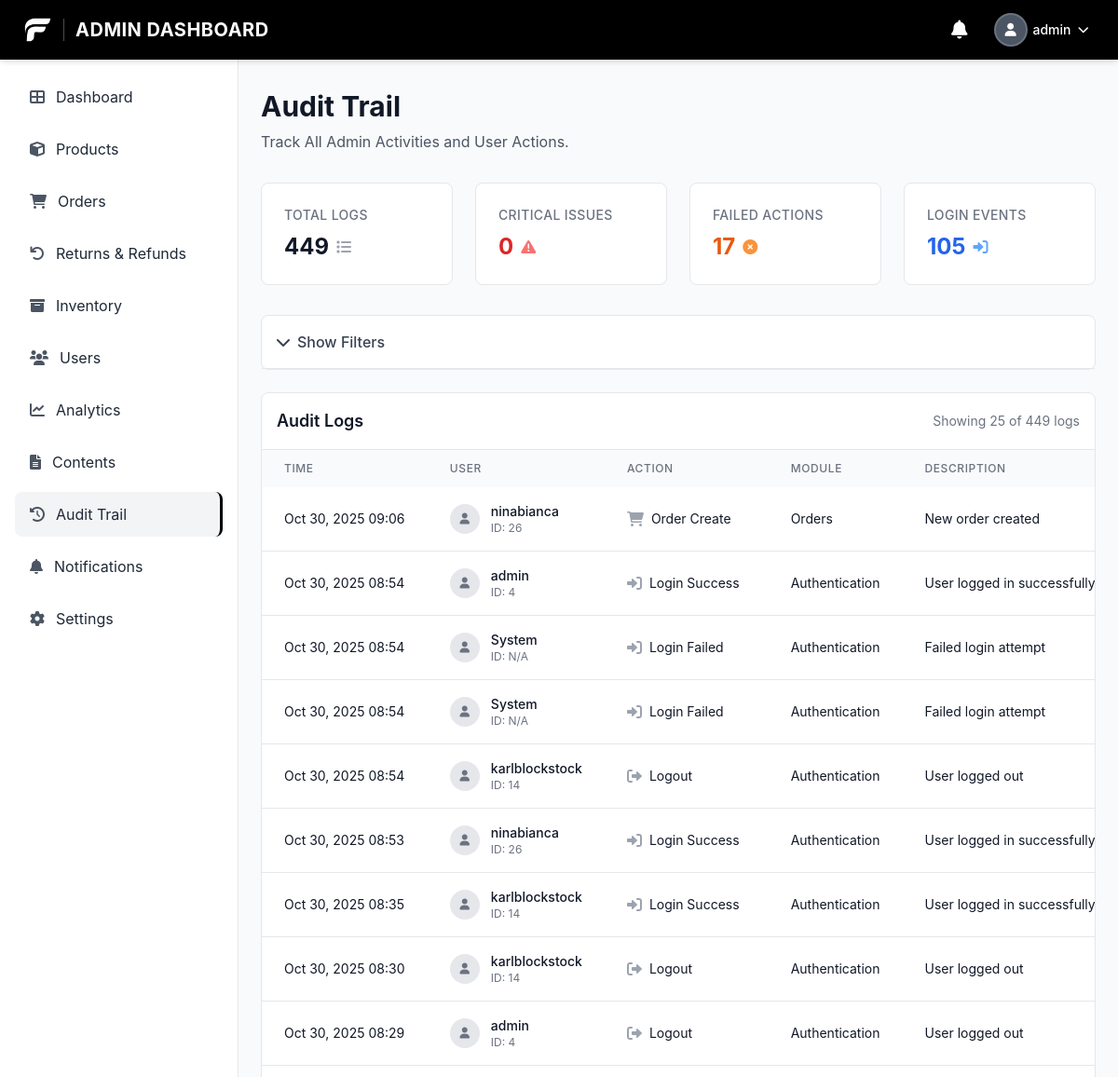
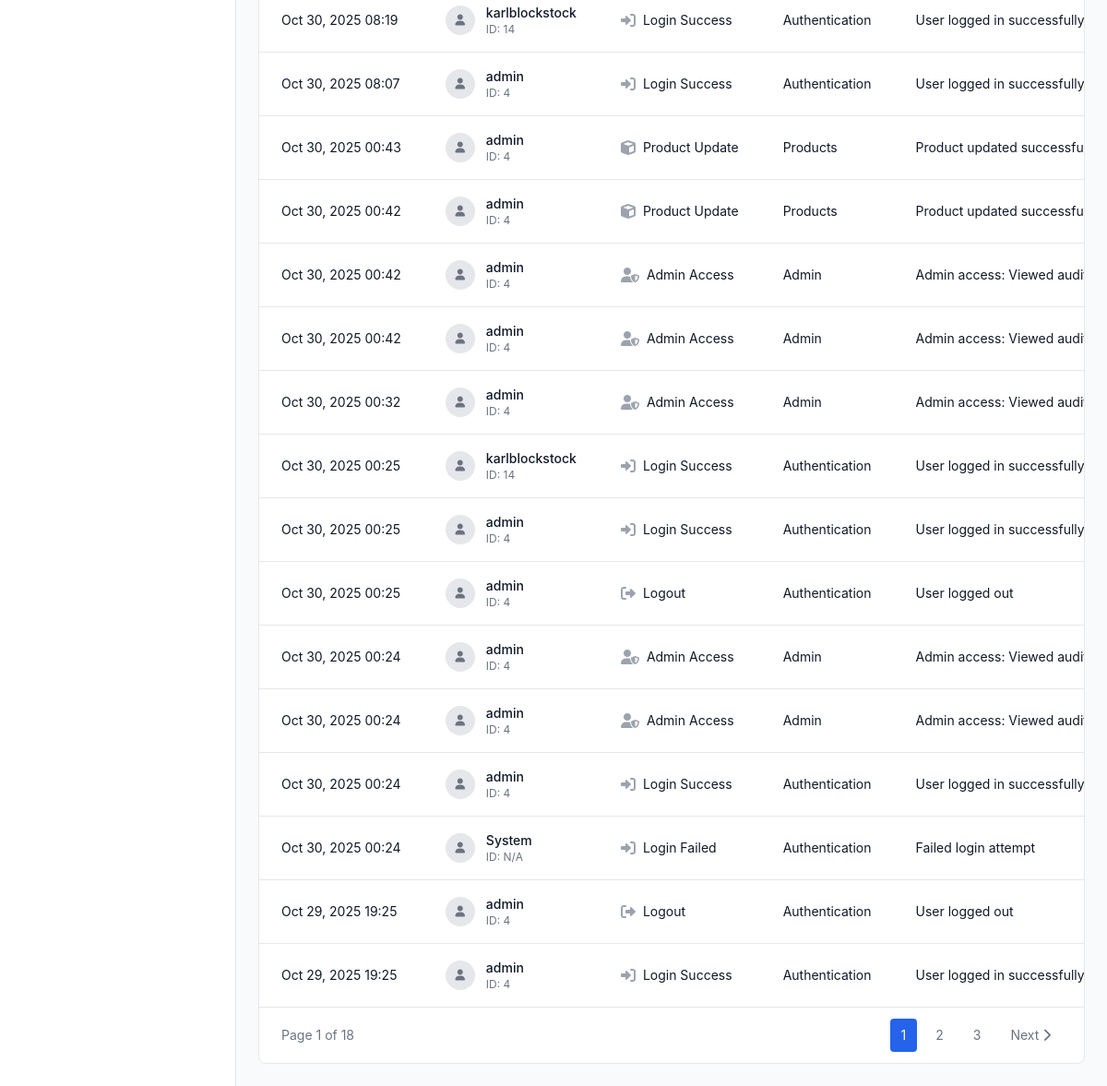
/admin/audit_logs.php (signed in), run on the app's committed database (2 pictures, top to bottom).
### tables this page shows
CREATE TABLE `audit_logs` (
  `audit_id` bigint(20) UNSIGNED NOT NULL,
  `user_id` bigint(20) UNSIGNED DEFAULT NULL COMMENT 'ID of the user who performed the action',
  `username` varchar(100) DEFAULT NULL COMMENT 'Username for quick reference',
  `action_type` enum('login_success','login_failed','logout','password_change','password_reset_request','password_reset_complete','profile_update','user_create','user_update','user_delete','user_status_change','product_create','product_update','product_delete','product_status_change','inventory_adjustment','order_create','order_update','order_status_change','order_cancel','order_refund','payment_process','payment_refund','promo_create','promo_update','promo_delete','promo_status_change','category_create','category_update','category_delete','subcategory_create','subcategory_update','subcategory_delete','shipping_fee_update','system_settings_change','admin_access','data_export','data_import','content_create','content_update','content_delete','content_archive','content_publish','other') NOT NULL COMMENT 'Type of action performed',
  `module` varchar(50) NOT NULL COMMENT 'Module/feature where action occurred (e.g., users, products, orders)',
  `description` text NOT NULL COMMENT 'Detailed description of the action',
  `old_values` longtext DEFAULT NULL COMMENT 'JSON of old values before change',
  `new_values` longtext DEFAULT NULL COMMENT 'JSON of new values after change',
  `ip_address` varchar(45) DEFAULT NULL COMMENT 'IP address of the user',
  `user_agent` text DEFAULT NULL COMMENT 'User agent string',
  `reference_id` bigint(20) UNSIGNED DEFAULT NULL COMMENT 'ID of the record being modified (e.g., product_id, order_id)',
  `reference_type` varchar(50) DEFAULT NULL COMMENT 'Type of reference (e.g., product, order, user)',
  `severity` enum('low','medium','high','critical') NOT NULL DEFAULT 'low' COMMENT 'Severity level of the action',
  `status` enum('success','failed','warning') NOT NULL DEFAULT 'success' COMMENT 'Status of the action',
  `created_at` timestamp NOT NULL DEFAULT current_timestamp()
);

### config/database.php (called while the page is built, shortened)
<?php
function getDBConnection() {
    try {
        $pdo = new PDO(
            "mysql:host=" . DB_HOST . ";dbname=" . DB_NAME . ";charset=utf8mb4",
            DB_USER,
            DB_PASS,
            [
                PDO::ATTR_ERRMODE => PDO::ERRMODE_EXCEPTION,
                PDO::ATTR_DEFAULT_FETCH_MODE => PDO::FETCH_ASSOC,
                PDO::ATTR_EMULATE_PREPARES => false
            ]
        );
        return $pdo;
    } catch (PDOException $e) {
        die("Database connection failed: " . $e->getMessage());
    }
}
?>

### config/audit_logger.php (called while the page is built, shortened)
<?php
require_once __DIR__ . '/database.php';
class AuditLogger {
    private $pdo;
    public function __construct() {
        $this->pdo = getDBConnection();
    }
    public function getLogs($filters = [], $limit = 50, $offset = 0) {
        $whereConditions = [];
        $params = [];
        $whereClause = !empty($whereConditions) ? 'WHERE ' . implode(' AND ', $whereConditions) : '';
        $sql = "
            SELECT al.*, u.username as user_username, u.email as user_email
            FROM audit_logs al
            LEFT JOIN users u ON al.user_id = u.user_id
            {$whereClause}
            ORDER BY al.created_at DESC
            LIMIT ? OFFSET ?
        ";
        $params[] = $limit;
        $params[] = $offset;
        $stmt = $this->pdo->prepare($sql);
        $stmt->execute($params);
        return $stmt->fetchAll();
    }
    public function getLogStats($filters = []) {
        $whereConditions = [];
        $params = [];
        $whereClause = !empty($whereConditions) ? 'WHERE ' . implode(' AND ', $whereConditions) : '';
        $sql = "
            SELECT
                COUNT(*) as total_logs,
                COUNT(CASE WHEN severity = 'critical' THEN 1 END) as critical_logs,
                COUNT(CASE WHEN severity = 'high' THEN 1 END) as high_logs,
                COUNT(CASE WHEN severity = 'medium' THEN 1 END) as medium_logs,
                COUNT(CASE WHEN severity = 'low' THEN 1 END) as low_logs,
                COUNT(CASE WHEN status = 'failed' THEN 1 END) as failed_logs,
                COUNT(CASE WHEN action_type LIKE '%login%' THEN 1 END) as login_logs,
                COUNT(CASE WHEN action_type LIKE '%delete%' THEN 1 END) as delete_logs
            FROM audit_logs
            {$whereClause}
        ";
        $stmt = $this->pdo->prepare($sql);
        $stmt->execute($params);
        return $stmt->fetch();
    }
}
?>

### admin/audit_logs.php (the view, shortened to what this page needs)
<?php
require_once '../config/database.php';
require_once '../config/audit_logger.php';
require_once '../includes/admin_sidebar.php';
$pdo = getDBConnection();
$auditLogger = new AuditLogger();
$auditLogger->logAdminAccess('Viewed audit logs', 'Accessed audit trail page');
$filters = [
    'user_id' => $_GET['user_id'] ?? '',
    'action_type' => $_GET['action_type'] ?? '',
    'module' => $_GET['module'] ?? '',
    'severity' => $_GET['severity'] ?? '',
    'date_from' => $_GET['date_from'] ?? '',
    'date_to' => $_GET['date_to'] ?? '',
    'search' => $_GET['search'] ?? ''
];
$filters = array_filter($filters, function($value) {
    return $value !== '';
});
$page = max(1, (int)($_GET['page'] ?? 1));
$limit = 25;
$offset = ($page - 1) * $limit;
$logs = $auditLogger->getLogs($filters, $limit, $offset);
$stats = $auditLogger->getLogStats($filters);
$countSql = "SELECT COUNT(*) FROM audit_logs";
$countParams = [];
$countStmt = $pdo->prepare($countSql);
$countStmt->execute($countParams);
$totalLogs = $countStmt->fetchColumn();
$totalPages = ceil($totalLogs / $limit);
function getActionTypeIcon($actionType) {
    if (strpos($actionType, 'login') !== false) return 'fas fa-sign-in-alt';
    if (strpos($actionType, 'logout') !== false) return 'fas fa-sign-out-alt';
    if (strpos($actionType, 'product') !== false) return 'fas fa-cube';
    if (strpos($actionType, 'order') !== false) return 'fas fa-shopping-cart';
    if (strpos($actionType, 'admin') !== false) return 'fas fa-user-shield';
    return 'fas fa-circle';
}
?>
<!DOCTYPE html>
<html lang="en">
<head>
    <script src="https://cdn.tailwindcss.com"></script>
    <link href="https://cdnjs.cloudflare.com/ajax/libs/font-awesome/6.0.0/css/all.min.css" rel="stylesheet">
    <link rel="stylesheet" href="../css/style.css">
</head>
<body class="font-body bg-gray-50">
    <?php require_once '../includes/admin_header.php'; ?>
    <main class="ml-64 pt-16 pb-6 px-6 pt-24">
        <div class="mb-8">
            <h1 class="text-3xl font-bold text-gray-900 mb-2">Audit Trail</h1>
            <p class="text-gray-600">Track All Admin Activities and User Actions.</p>
        </div>
        <div class="grid grid-cols-1 md:grid-cols-2 lg:grid-cols-4 gap-6 mb-8">
            <div class="stats-card bg-white rounded-lg p-6">
                <div class="flex items-center justify-between">
                    <div>
                        <h3 class="text-sm font-medium text-gray-500 uppercase tracking-wide">Total Logs</h3>
                        <div class="flex items-center mt-2">
                            <span class="text-2xl font-bold text-gray-900"><?php echo number_format($stats['total_logs']); ?></span>
                            <i class="fas fa-list text-gray-400 ml-2"></i>
                        </div>
                    </div>
                </div>
            </div>
            <div class="stats-card bg-white rounded-lg p-6">
                <div class="flex items-center justify-between">
                    <div>
                        <h3 class="text-sm font-medium text-gray-500 uppercase tracking-wide">Critical Issues</h3>
                        <div class="flex items-center mt-2">
                            <span class="text-2xl font-bold text-red-600"><?php echo number_format($stats['critical_logs']); ?></span>
                            <i class="fas fa-exclamation-triangle text-red-400 ml-2"></i>
                        </div>
                    </div>
                </div>
            </div>
            <div class="stats-card bg-white rounded-lg p-6">
                <div class="flex items-center justify-between">
                    <div>
                        <h3 class="text-sm font-medium text-gray-500 uppercase tracking-wide">Failed Actions</h3>
                        <div class="flex items-center mt-2">
                            <span class="text-2xl font-bold text-orange-600"><?php echo number_format($stats['failed_logs']); ?></span>
                            <i class="fas fa-times-circle text-orange-400 ml-2"></i>
                        </div>
                    </div>
                </div>
            </div>
            <div class="stats-card bg-white rounded-lg p-6">
                <div class="flex items-center justify-between">
                    <div>
                        <h3 class="text-sm font-medium text-gray-500 uppercase tracking-wide">Login Events</h3>
                        <div class="flex items-center mt-2">
                            <span class="text-2xl font-bold text-blue-600"><?php echo number_format($stats['login_logs']); ?></span>
                            <i class="fas fa-sign-in-alt text-blue-400 ml-2"></i>
                        </div>
                    </div>
                </div>
            </div>
        </div>
        <div class="bg-white rounded-lg border border-gray-200 mb-6">
            <div class="p-4 border-b border-gray-200">
                <button id="toggleFiltersBtn" onclick="toggleFilters()" class="flex items-center text-gray-700 hover:text-gray-900 font-medium">
                    <i class="fas fa-chevron-down mr-2"></i>Show Filters
                </button>
            </div>
        </div>
        <div class="bg-white rounded-lg border border-gray-200 overflow-hidden">
            <div class="p-4 border-b border-gray-200 flex items-center justify-between">
                <h3 class="text-lg font-semibold text-gray-900">Audit Logs</h3>
                <div class="text-sm text-gray-500">
                    Showing <?php echo count($logs); ?> of <?php echo number_format($totalLogs); ?> logs
                </div>
            </div>
            <?php if (empty($logs)): ?>
                <div class="text-center py-12">
                    <i class="fas fa-history text-4xl text-gray-300 mb-4"></i>
                    <p class="text-gray-500 text-lg">No audit logs found</p>
                    <p class="text-gray-400 text-sm">Try adjusting your filters or check back later</p>
                </div>
            <?php else: ?>
                <div class="overflow-x-auto">
                    <table class="w-full">
                        <thead class="bg-gray-50">
                            <tr>
                                <th class="px-6 py-3 text-left text-xs font-medium text-gray-500 uppercase tracking-wider">Time</th>
                                <th class="px-6 py-3 text-left text-xs font-medium text-gray-500 uppercase tracking-wider">User</th>
                                <th class="px-6 py-3 text-left text-xs font-medium text-gray-500 uppercase tracking-wider">Action</th>
                                <th class="px-6 py-3 text-left text-xs font-medium text-gray-500 uppercase tracking-wider">Module</th>
                                <th class="px-6 py-3 text-left text-xs font-medium text-gray-500 uppercase tracking-wider">Description</th>
                            </tr>
                        </thead>
                        <tbody class="bg-white divide-y divide-gray-200">
                            <?php foreach ($logs as $log): ?>
                                <tr class="log-row">
                                    <td class="px-6 py-4 whitespace-nowrap text-sm text-gray-900">
                                        <?php echo date('M j, Y H:i', strtotime($log['created_at'])); ?>
                                    </td>
                                    <td class="px-6 py-4 whitespace-nowrap">
                                        <div class="flex items-center">
                                            <div class="w-8 h-8 bg-gray-200 rounded-full flex items-center justify-center mr-3">
                                                <i class="fas fa-user text-gray-500 text-xs"></i>
                                            </div>
                                            <div>
                                                <div class="text-sm font-medium text-gray-900">
                                                    <?php echo htmlspecialchars($log['username'] ?: 'System'); ?>
                                                </div>
                                                <div class="text-xs text-gray-500">
                                                    ID: <?php echo $log['user_id'] ?: 'N/A'; ?>
                                                </div>
                                            </div>
                                        </div>
                                    </td>
                                    <td class="px-6 py-4 whitespace-nowrap">
                                        <div class="flex items-center">
                                            <i class="<?php echo getActionTypeIcon($log['action_type']); ?> text-gray-400 mr-2"></i>
                                            <span class="text-sm text-gray-900">
                                                <?php echo ucwords(str_replace('_', ' ', $log['action_type'])); ?>
                                            </span>
                                        </div>
                                    </td>
                                    <td class="px-6 py-4 whitespace-nowrap text-sm text-gray-900">
                                        <?php echo ucwords(str_replace('_', ' ', $log['module'])); ?>
                                    </td>
                                    <td class="px-6 py-4 text-sm text-gray-900 max-w-xs truncate">
                                        <?php echo htmlspecialchars($log['description']); ?>
                                    </td>
                                </tr>
                            <?php endforeach; ?>
                        </tbody>
                    </table>
                </div>
                <?php if ($totalPages > 1): ?>
                    <div class="px-6 py-3 border-t border-gray-200 flex items-center justify-between">
                        <div class="text-sm text-gray-500">
                            Page <?php echo $page; ?> of <?php echo $totalPages; ?>
                        </div>
                        <div class="flex items-center space-x-2">
                            <?php for ($i = max(1, $page - 2); $i <= min($totalPages, $page + 2); $i++): ?>
                                <a href="?<?php echo http_build_query(array_merge($_GET, ['page' => $i])); ?>" class="px-3 py-2 text-sm <?php echo $i == $page ? 'bg-blue-600 text-white' : 'text-gray-500 hover:text-gray-700 hover:bg-gray-100'; ?> rounded">
                                    <?php echo $i; ?>
                                </a>
                            <?php endfor; ?>
                            <?php if ($page < $totalPages): ?>
                                <a href="?<?php echo http_build_query(array_merge($_GET, ['page' => $page + 1])); ?>" class="px-3 py-2 text-sm text-gray-500 hover:text-gray-700 hover:bg-gray-100 rounded">
                                    Next <i class="fas fa-chevron-right"></i>
                                </a>
                            <?php endif; ?>
                        </div>
                    </div>
                <?php endif; ?>
            <?php endif; ?>
        </div>
    </main>
</body>
</html>

### css/style.css (style rules this page uses)
:root { --primary: #059669; --secondary: #10b981; --accent: #10b981; --muted: #f1f5f9; --foreground: #475569; --border: #e5e7eb; }
.font-body { font-family: 'DM Sans', -apple-system, BlinkMacSystemFont, 'Segoe UI', Roboto, 'Helvetica Neue', Arial, sans-serif; }
body, html { font-family: 'DM Sans', -apple-system, BlinkMacSystemFont, 'Segoe UI', Roboto, 'Helvetica Neue', Arial, sans-serif; }
h1, h2, h3, h4, h5, h6 { font-family: 'Space Grotesk', -apple-system, BlinkMacSystemFont, 'Segoe UI', Roboto, 'Helvetica Neue', Arial, sans-serif; }

### admin/audit_logs.php (style rules this page uses)
.stats-card { border: 1px solid #e5e7eb; border-radius: 8px; transition: all 0.3s ease; }

### data on the page
audit_logs: created_at "Oct 30, 2025 09:06", username "ninabianca", user "26", action_type "Order Create", module "Orders", description "New order created"
audit_logs: created_at "Oct 30, 2025 08:54", username "admin", user "4", action_type "Login Success", module "Authentication", description "User logged in successfully"
audit_logs: created_at "Oct 30, 2025 08:54", username "System", user "N/A", action_type "Login Failed", module "Authentication", description "Failed login attempt"
audit_logs: created_at "Oct 30, 2025 08:54", username "System", user "N/A", action_type "Login Failed", module "Authentication", description "Failed login attempt"
audit_logs: created_at "Oct 30, 2025 08:54", username "karlblockstock", user "14", action_type "Logout", module "Authentication", description "User logged out"
audit_logs: created_at "Oct 30, 2025 08:53", username "ninabianca", user "26", action_type "Login Success", module "Authentication", description "User logged in successfully"
audit_logs: created_at "Oct 30, 2025 08:35", username "karlblockstock", user "14", action_type "Login Success", module "Authentication", description "User logged in successfully"
audit_logs: created_at "Oct 30, 2025 08:30", username "karlblockstock", user "14", action_type "Logout", module "Authentication", description "User logged out"
audit_logs: created_at "Oct 30, 2025 08:29", username "admin", user "4", action_type "Logout", module "Authentication", description "User logged out"
audit_logs: created_at "Oct 30, 2025 08:19", username "karlblockstock", user "14", action_type "Login Success", module "Authentication", description "User logged in successfully"
audit_logs: created_at "Oct 30, 2025 08:07", username "admin", user "4", action_type "Login Success", module "Authentication", description "User logged in successfully"
audit_logs: created_at "Oct 30, 2025 00:43", username "admin", user "4", action_type "Product Update", module "Products", description "Product updated…"
audit_logs: created_at "Oct 30, 2025 00:42", username "admin", user "4", action_type "Product Update", module "Products", description "Product updated…"
audit_logs: created_at "Oct 30, 2025 00:42", username "admin", user "4", action_type "Admin Access", module "Admin", description "Admin access: Viewed audit logs - Acc…"
audit_logs: created_at "Oct 30, 2025 00:42", username "admin", user "4", action_type "Admin Access", module "Admin", description "Admin access: Viewed audit logs - Acc…"
audit_logs: created_at "Oct 30, 2025 00:32", username "admin", user "4", action_type "Admin Access", module "Admin", description "Admin access: Viewed audit logs - Acc…"
audit_logs: created_at "Oct 30, 2025 00:25", username "karlblockstock", user "14", action_type "Login Success", module "Authentication", description "User logged in successfully"
audit_logs: created_at "Oct 30, 2025 00:25", username "admin", user "4", action_type "Login Success", module "Authentication", description "User logged in successfully"
audit_logs: created_at "Oct 30, 2025 00:25", username "admin", user "4", action_type "Logout", module "Authentication", description "User logged out"
audit_logs: created_at "Oct 30, 2025 00:24", username "admin", user "4", action_type "Admin Access", module "Admin", description "Admin access: Viewed audit logs - Acc…"
audit_logs: created_at "Oct 30, 2025 00:24", username "admin", user "4", action_type "Admin Access", module "Admin", description "Admin access: Viewed audit logs - Acc…"
audit_logs: created_at "Oct 30, 2025 00:24", username "admin", user "4", action_type "Login Success", module "Authentication", description "User logged in successfully"
audit_logs: created_at "Oct 30, 2025 00:24", username "System", user "N/A", action_type "Login Failed", module "Authentication", description "Failed login attempt"
audit_logs: created_at "Oct 29, 2025 19:25", username "admin", user "4", action_type "Logout", module "Authentication", description "User logged out"
audit_logs: created_at "Oct 29, 2025 19:25", username "admin", user "4", action_type "Login Success", module "Authentication", description "User logged in successfully"

### other printed values
$_SESSION['username'] "admin"
$item['text'] "Dashboard"
$item['text'] "Products"
$item['text'] "Orders"
$item['text'] "Returns & Refunds"
$item['text'] "Inventory"
$item['text'] "Users"
$item['text'] "Analytics"
$item['text'] "Contents"
$item['text'] "Audit Trail"
$item['text'] "Notifications"
$item['text'] "Settings"
$stats['total_logs'] "449"
$stats['critical_logs'] "0"
$stats['failed_logs'] "17"
